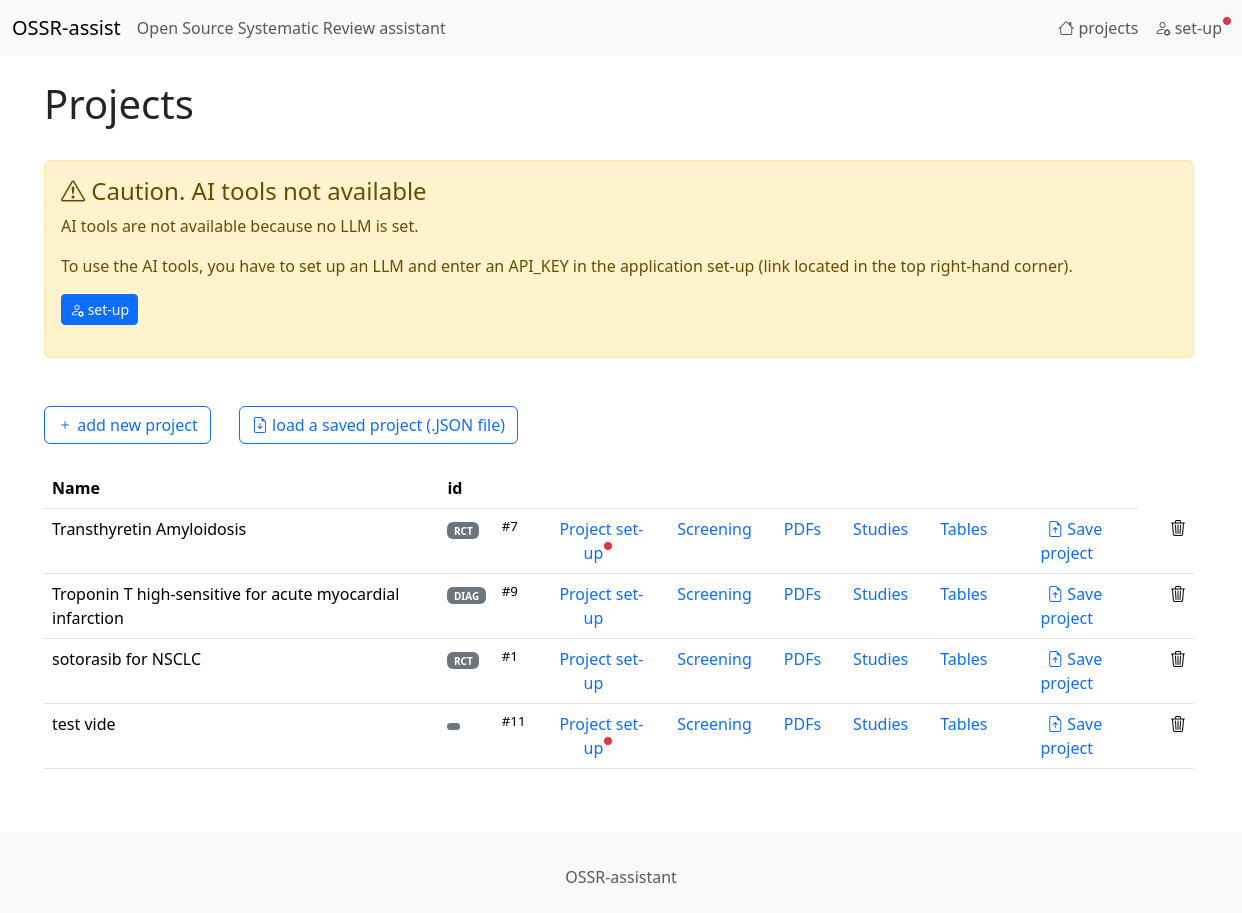
Before: / with the older database file.
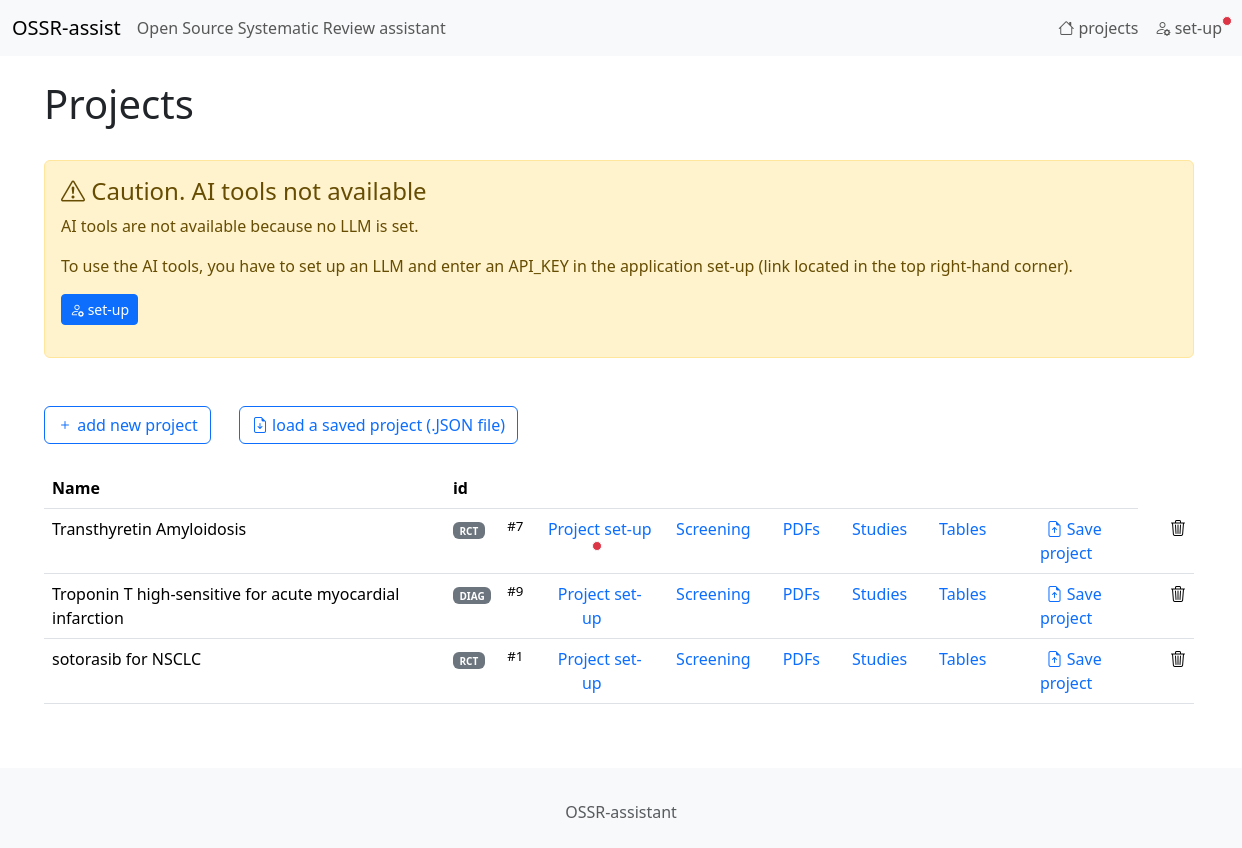
After: the same page with the newer database file.
### tables this page shows
CREATE TABLE "projects"
(
    id                   integer
        constraint projects_pk
            primary key autoincrement,
    name                 TEXT,
    green_words          TEXT default "",
    red_words            TEXT default "",
    eligibility_criteria TEXT default "",
    type_of_study        INT  default 0
, prompt_selection_user TEXT default "", prompt_selection_system TEXT);

### app.py (the view)
@app.route('/')
def endpoint_home():
    return projects_list()

### AI_utils.py (called while the page is built)
def is_API_KEY_available(llm_name):
    if llm_name == "openai":
        if "OPENAI_API_KEY" in os.environ and os.environ["OPENAI_API_KEY"]!="": return True
    elif llm_name == "claude":
        if "ANTHROPIC_API_KEY" in os.environ and os.environ["ANTHROPIC_API_KEY"] != "": return True
    elif llm_name == "deepseek":
        if "HYPERBOLIC_API_KEY" in os.environ and os.environ["HYPERBOLIC_API_KEY"] != "": return True
    elif llm_name == "mistral":
        if "MISTRAL_API_KEY" in os.environ and os.environ["MISTRAL_API_KEY"] != "": return True
    return False

def is_primary_LLM_available():
    if current_app.config["LLM_NAME"] is None or current_app.config["LLM_NAME"].strip()=="": return False
    llm_name = current_app.config["LLM_NAME"]
    if is_API_KEY_available(llm_name): return True
    return False

### utils.py (called while the page is built)
def sql_select_fetchall(sql, parameters):
    con = sqlite3.connect(DB_PATH)
    con.row_factory = sqlite3.Row
    cur = con.cursor()
    res = cur.execute(sql, parameters)
    rows = res.fetchall()
    columns = [column[0] for column in cur.description]
    result = [dict(zip(columns, row)) for row in rows]
    cur.close()
    con.close()
    return result

### templates/projects_list.html (shortened to what this page needs)
{% extends 'base.html' %}
{%  block content %}
<h1 class="mt-4">Projects</h1>
    {% if no_LLM %}
        <div class="alert alert-warning" role="alert" style="margin-top: 2em; margin-bottom: 3em;">
        <h4 class="alert-heading"><i class="bi bi-exclamation-triangle"></i> Caution. AI tools not available</h4>
            <p>
            AI tools are not available because no LLM is set.
            <p>
            <p>
            To use the AI tools, you have to set up an LLM and
            enter an API_KEY in the application set-up (link located in the top right-hand corner).
            </p>
            <p>
            <a href="/setup" class="btn btn-primary btn-sm"><i class="bi bi-person-gear"></i> set-up</a>
            </p>
        </div>
    {% endif %}
<p class="mt-4 mb-4">
    <a href="/project/add" class="btn btn-outline-primary"><i class="bi bi-plus"></i> add new project</a>
    <a href="/project/load_form" class="btn btn-outline-primary mx-4"><i class="bi bi-file-earmark-arrow-down"></i> load a saved project (.JSON file)</a>
</p>
<table class="table table-condensed table-hover mt-3" style="width: auto;">
    <thead>
        <tr>
            <th>Name</th>
            <th>id</th>
            <th></th>
            <th></th><th><th><th><th><th></th>
        </tr>
    </thead>
    <tbody hx-confirm="You are about to delete a project. Are you sure?" hx-target="closest tr" hx-swap="outerHTML swap:1s">
    {% for project in projects %}
        <tr>
        <td>{{ project["name"] }}</td>
            <td>
                <span class="badge bg-secondary" style="font-size: 10px;">
                {{ type_of_study_dict[project['type_of_study']] }}
                </span>
            </td>
        <td style="font-size: smaller;">#{{ project["id"] }}</td>
        <td class="project_list_command">
        <a href="/project/edit/{{ project["id"] }}" class="text-decoration-none mx-2">
            Project set-up
            {%  if project["eligibility_criteria"]=="" %}
            <span class="position-absolute top-n2 start-99 translate-left p-1 bg-danger border border-light rounded-circle">
            </span>
            {% endif %}
        </a>
        </td>
        <td  class="project_list_command">
        <a href="/records/list/{{ project["id"] }}/1" class="text-decoration-none mx-2">Screening</a>
        </td>
        <td  class="project_list_command">
        <a href="/pdfs/list/{{ project["id"] }}" class="text-decoration-none mx-2">PDFs</a>
        </td>
        <td  class="project_list_command">
        <a href="/studies/list/{{ project["id"] }}" class="text-decoration-none mx-2">Studies</a>
        </td>
        <td  class="project_list_command">
        <a href="/data/list1/{{ project["id"] }}"  class="text-decoration-none mx-2">Tables</a>
        </td>
        <td  class="project_list_command">
        <a href="/projects/save/{{ project["id"] }}" class="text-decoration-none mx-2" title="save all data of the project into a JSON file." >
            <i class="bi bi-file-earmark-arrow-up"></i> Save project
        </a>
        </td>
        <td style="padding-left: 2em;">
            <a hx-delete="/project/delete/{{ project["id"] }}" ><i class="bi bi-trash3"></i></a>
        </td>
        </tr>
    {% endfor %}
    </tbody>
</table>
{%  endblock %}

Changed rows visible on the page:
removed projects: name "test vide", id "11"
